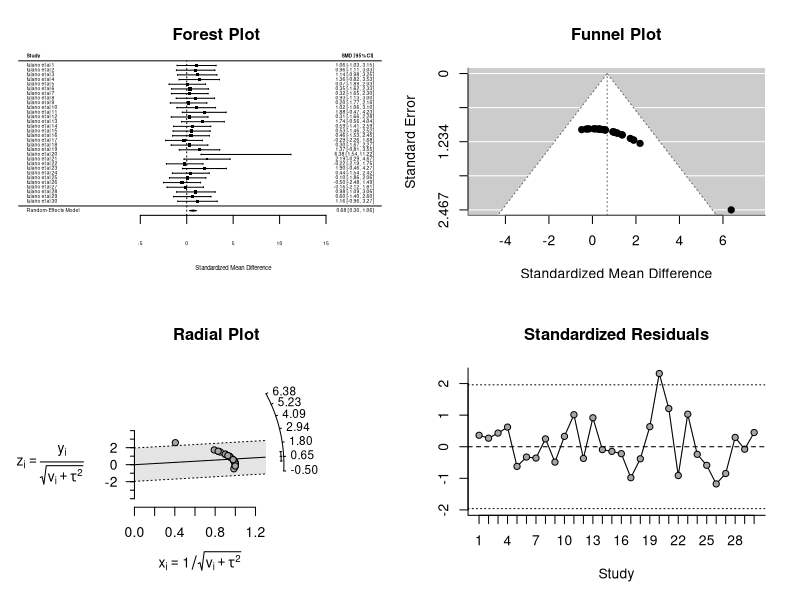

Write the R code that produced this figure.
library(metafor)
set.seed(2600)

# Parameters
studies_n <- 30
samples_n <- 2

mean_interv <- 1
sd_interv <- 1
mean_contr <- 0
sd_contr <- 1

interv <- replicate(studies_n,rnorm(samples_n,mean_interv,sd_interv))
contr <- replicate(studies_n,rnorm(samples_n,mean_contr,sd_contr))

# Mean and var 
interv_m <- apply(interv,2,mean)
interv_sd <- apply(interv,2,sd)
contr_m <- apply(contr,2,mean)
contr_sd <- apply(contr,2,sd)

met_dat <- cbind(interv_m,interv_sd,contr_m,contr_sd)

# Meta analysis
meta_res <- escalc(measure = "SMD",
       m1i = interv_m,m2i = contr_m, 
       sd1i = interv_sd, sd2i = contr_sd,
       n1i = rep(samples_n,studies_n),
       n2i = rep(samples_n,studies_n),
       slab = paste("fulano et al",1:length(interv_m)),
       data = met_dat)

meta_rma <- rma(yi,vi,data=meta_res) 

plot(meta_rma)
